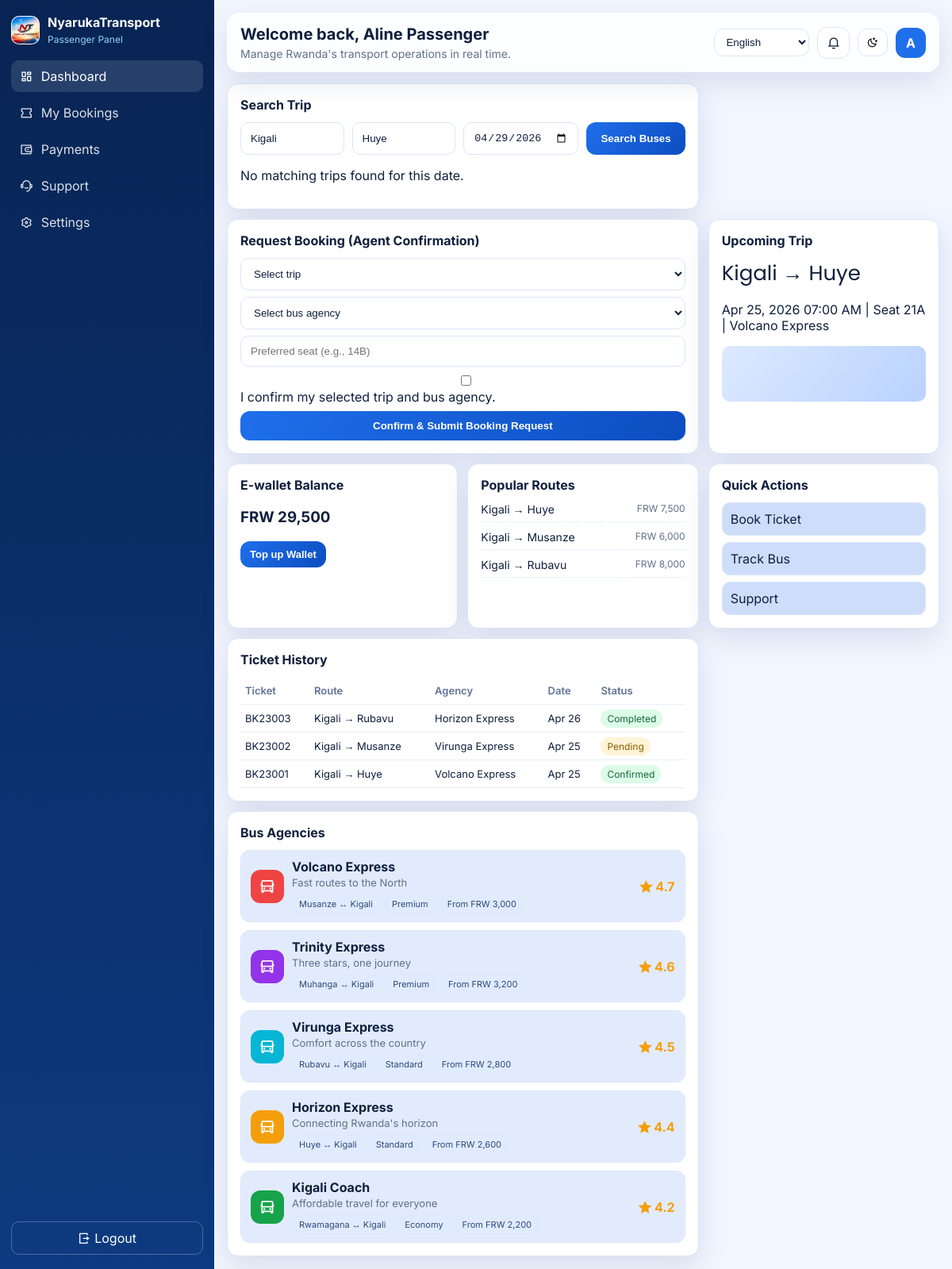
The app's page /passenger-dashboard.php (signed in) with its own data.
### tables this page shows
CREATE TABLE IF NOT EXISTS bookings (
    id INT AUTO_INCREMENT PRIMARY KEY,
    booking_code VARCHAR(30) NOT NULL UNIQUE,
    user_id INT NOT NULL,
    trip_id INT NOT NULL,
    agency_id INT NULL,
    seat_number VARCHAR(20) NOT NULL,
    amount_frw INT NOT NULL,
    booking_status ENUM('pending', 'confirmed', 'cancelled', 'completed') NOT NULL DEFAULT 'pending',
    created_at TIMESTAMP DEFAULT CURRENT_TIMESTAMP,
    FOREIGN KEY (user_id) REFERENCES users(id),
    FOREIGN KEY (trip_id) REFERENCES trips(id)
);

CREATE TABLE IF NOT EXISTS routes (
    id INT AUTO_INCREMENT PRIMARY KEY,
    origin VARCHAR(80) NOT NULL,
    destination VARCHAR(80) NOT NULL,
    distance_km INT NOT NULL,
    fare_frw INT NOT NULL
);

CREATE TABLE IF NOT EXISTS bus_agencies (
    id INT AUTO_INCREMENT PRIMARY KEY,
    agency_name VARCHAR(120) NOT NULL UNIQUE,
    tagline VARCHAR(255) NOT NULL,
    rating DECIMAL(2,1) NOT NULL DEFAULT 4.0,
    primary_color VARCHAR(20) NOT NULL DEFAULT '#1f6feb',
    route_focus VARCHAR(120) NOT NULL DEFAULT 'Rwanda Routes',
    service_level ENUM('Economy', 'Standard', 'Premium') NOT NULL DEFAULT 'Standard',
    price_from_frw INT NOT NULL DEFAULT 3000
);

### includes/db.php (called while the page is built, shortened)
<?php
require_once __DIR__ . '/config.php';
function db(): PDO
{
    static $pdo = null;
    if ($pdo instanceof PDO) {
        return $pdo;
    }
    $dsn = sprintf('mysql:host=%s;port=%d;dbname=%s;charset=utf8mb4', DB_HOST, DB_PORT, DB_NAME);
    $pdo = new PDO(
        $dsn,
        DB_USER,
        DB_PASS,
        [
            PDO::ATTR_ERRMODE => PDO::ERRMODE_EXCEPTION,
            PDO::ATTR_DEFAULT_FETCH_MODE => PDO::FETCH_ASSOC,
            PDO::ATTR_EMULATE_PREPARES => false,
        ]
    );
    return $pdo;
}

### includes/auth.php (called while the page is built, shortened)
<?php
require_once __DIR__ . '/db.php';
function current_user(): ?array
{
    return $_SESSION['user'] ?? null;
}
function require_auth(?string $role = null): array
{
    $user = current_user();
    return $user;
}

### includes/dashboard-data.php (called while the page is built, shortened)
<?php
require_once __DIR__ . '/db.php';
function format_frw(int|float $amount): string
{
    return 'FRW ' . number_format((float) $amount, 0, '.', ',');
}
function fetch_bus_agencies(): array
{
    try {
        $agencies = db()->query("
            SELECT
                id,
                agency_name,
                tagline,
                rating,
                primary_color,
                route_focus,
                service_level,
                price_from_frw
            FROM bus_agencies
            ORDER BY rating DESC, agency_name ASC
        ")->fetchAll();
        if ($agencies !== []) {
            return $agencies;
        }
    } catch (Throwable $e) {
    }
    return [
        ['id' => 1, 'agency_name' => 'Volcano Express', 'tagline' => 'Fast routes to the North', 'rating' => 4.7, 'primary_color' => '#ef4444', 'route_focus' => 'Musanze ↔ Kigali', 'service_level' => 'Premium', 'price_from_frw' => 3000],
        ['id' => 2, 'agency_name' => 'Virunga Express', 'tagline' => 'Comfort across the country', 'rating' => 4.5, 'primary_color' => '#06b6d4', 'route_focus' => 'Rubavu ↔ Kigali', 'service_level' => 'Standard', 'price_from_frw' => 2800],
        ['id' => 3, 'agency_name' => 'Horizon Express', 'tagline' => "Connecting Rwanda's horizon", 'rating' => 4.4, 'primary_color' => '#f59e0b', 'route_focus' => 'Huye ↔ Kigali', 'service_level' => 'Standard', 'price_from_frw' => 2600],
        ['id' => 4, 'agency_name' => 'Trinity Express', 'tagline' => 'Three stars, one journey', 'rating' => 4.6, 'primary_color' => '#9333ea', 'route_focus' => 'Muhanga ↔ Kigali', 'service_level' => 'Premium', 'price_from_frw' => 3200],
        ['id' => 5, 'agency_name' => 'Kigali Coach', 'tagline' => 'Affordable travel for everyone', 'rating' => 4.2, 'primary_color' => '#16a34a', 'route_focus' => 'Rwamagana ↔ Kigali', 'service_level' => 'Economy', 'price_from_frw' => 2200],
    ];
}
function fetch_passenger_snapshot(int $userId): array
{
    $upcoming = db()->prepare("
        SELECT
            b.booking_code,
            b.seat_number,
            b.amount_frw,
            r.origin,
            r.destination,
            COALESCE(a.agency_name, 'Agency TBD') AS agency_name,
            DATE_FORMAT(t.departure_time, '%b %d, %Y %h:%i %p') AS departure_label
        FROM bookings b
        JOIN trips t ON t.id = b.trip_id
        JOIN routes r ON r.id = t.route_id
        LEFT JOIN bus_agencies a ON a.id = b.agency_id
        WHERE b.user_id = :user_id
          AND b.booking_status IN ('pending', 'confirmed')
        ORDER BY t.departure_time ASC
        LIMIT 1
    ");
    $upcoming->execute([':user_id' => $userId]);
    $upcomingTrip = $upcoming->fetch() ?: null;
    $history = db()->prepare("
        SELECT
            b.booking_code,
            r.origin,
            r.destination,
            COALESCE(a.agency_name, '-') AS agency_name,
            DATE_FORMAT(t.departure_time, '%b %d') AS trip_date,
            b.booking_status
        FROM bookings b
        JOIN trips t ON t.id = b.trip_id
        JOIN routes r ON r.id = t.route_id
        LEFT JOIN bus_agencies a ON a.id = b.agency_id
        WHERE b.user_id = :user_id
        ORDER BY t.departure_time DESC
        LIMIT 8
    ");
    $history->execute([':user_id' => $userId]);
    $ticketHistory = $history->fetchAll();
    $popularRoutes = db()->query("
        SELECT
            r.origin,
            r.destination,
            r.fare_frw,
            COUNT(b.id) AS total_bookings
        FROM routes r
        LEFT JOIN trips t ON t.route_id = r.id
        LEFT JOIN bookings b ON b.trip_id = t.id
        GROUP BY r.id
        ORDER BY total_bookings DESC, r.id ASC
        LIMIT 5
    ")->fetchAll();
    $walletEstimate = db()->prepare("
        SELECT COALESCE(SUM(CASE WHEN booking_status IN ('confirmed', 'completed') THEN amount_frw ELSE 0 END), 0) AS spent
        FROM bookings
        WHERE user_id = :user_id
    ");
    $walletEstimate->execute([':user_id' => $userId]);
    $spent = (int) ($walletEstimate->fetchColumn() ?: 0);
    return [
        'upcoming_trip' => $upcomingTrip,
        'ticket_history' => $ticketHistory,
        'popular_routes' => $popularRoutes,
        'wallet_balance' => max(15000, 45000 - $spent),
    ];
}

### includes/config.php (called while the page is built, shortened)
<?php
function app_url(string $path = ''): string
{
    $normalizedPath = ltrim($path, '/');
    return rtrim(APP_URL, '/') . ($normalizedPath !== '' ? '/' . $normalizedPath : '');
}

### passenger-dashboard.php (the view, shortened to what this page needs)
<?php
require_once __DIR__ . '/includes/auth.php';
require_once __DIR__ . '/includes/layout.php';
require_once __DIR__ . '/includes/dashboard-data.php';
$user = require_auth('passenger');
$snapshot = fetch_passenger_snapshot((int) $user['id']);
$agencies = fetch_bus_agencies();
$upcoming = $snapshot['upcoming_trip'];
$from = trim((string) ($_GET['from'] ?? 'Kigali'));
$to = trim((string) ($_GET['to'] ?? 'Huye'));
$date = trim((string) ($_GET['date'] ?? date('Y-m-d')));
$searchStmt = db()->prepare("
    SELECT t.id, r.origin, r.destination, DATE_FORMAT(t.departure_time, '%b %d, %Y %h:%i %p') AS departure_label, r.fare_frw
    FROM trips t
    JOIN routes r ON r.id = t.route_id
    WHERE r.origin LIKE :origin
      AND r.destination LIKE :destination
      AND DATE(t.departure_time) = :trip_date
    ORDER BY t.departure_time ASC
");
$searchStmt->execute([
    ':origin' => '%' . $from . '%',
    ':destination' => '%' . $to . '%',
    ':trip_date' => $date,
]);
$tripSearchResults = $searchStmt->fetchAll();
?>
<section class="content-grid passenger-grid">
    <article class="card panel-wide">
        <div class="card-head"><h4>Search Trip</h4></div>
        <form class="trip-form" method="get">
            <input type="text" name="from" value="<?= htmlspecialchars($from) ?>" aria-label="From">
            <input type="text" name="to" value="<?= htmlspecialchars($to) ?>" aria-label="To">
            <input type="date" name="date" value="<?= htmlspecialchars($date) ?>" aria-label="Date">
            <button class="primary-btn" type="submit">Search Buses</button>
        </form>
        <div class="search-results">
            <?php if ($tripSearchResults === []): ?>
                <p>No matching trips found for this date.</p>
            <?php endif; ?>
        </div>
    </article>
    <article class="card panel-wide">
        <div class="card-head"><h4>Request Booking (Agent Confirmation)</h4></div>
        <form class="stack-form" method="post">
            <select name="trip_id" required>
                <option value="">Select trip</option>
            </select>
            <select name="agency_id" required>
                <option value="">Select bus agency</option>
            </select>
            <input type="text" name="seat_number" placeholder="Preferred seat (e.g., 14B)" required>
            <label>
                <input type="checkbox" name="confirm_details" value="1" required>
                I confirm my selected trip and bus agency.
            </label>
            <button class="primary-btn" type="submit" name="request_booking">Confirm & Submit Booking Request</button>
        </form>
    </article>
    <article class="card">
        <div class="card-head"><h4>Upcoming Trip</h4></div>
        <?php if ($upcoming): ?>
            <p class="route-main"><?= htmlspecialchars((string) $upcoming['origin'] . ' → ' . (string) $upcoming['destination']) ?></p>
            <p><?= htmlspecialchars((string) $upcoming['departure_label']) ?> | Seat <?= htmlspecialchars((string) $upcoming['seat_number']) ?> | <?= htmlspecialchars((string) $upcoming['agency_name']) ?></p>
        <?php else: ?>
            <p class="route-main">No upcoming trip</p>
            <p>Book your next journey in a few taps.</p>
        <?php endif; ?>
        <div class="mini-bus"></div>
    </article>
    <article class="card">
        <div class="card-head"><h4>E-wallet Balance</h4></div>
        <h3><?= htmlspecialchars(format_frw((int) $snapshot['wallet_balance'])) ?></h3>
        <button class="primary-btn small">Top up Wallet</button>
    </article>
    <article class="card">
        <div class="card-head"><h4>Popular Routes</h4></div>
        <ul class="list-lines">
            <?php if ($snapshot['popular_routes'] === []): ?>
                <li>Routes will appear once bookings start <span>FRW 0</span></li>
            <?php else: ?>
                <?php foreach ($snapshot['popular_routes'] as $route): ?>
                    <li>
                        <?= htmlspecialchars((string) $route['origin'] . ' → ' . (string) $route['destination']) ?>
                        <span><?= htmlspecialchars(format_frw((int) $route['fare_frw'])) ?></span>
                    </li>
                <?php endforeach; ?>
            <?php endif; ?>
        </ul>
    </article>
    <article class="card">
        <div class="card-head"><h4>Quick Actions</h4></div>
        <div class="quick-actions">
            <a href="<?= app_url('role-panel.php?view=bookings') ?>">Book Ticket</a>
            <a href="<?= app_url('role-panel.php?view=bookings') ?>" title="Live booking updates">Track Bus</a>
            <a href="<?= app_url('role-panel.php?view=support') ?>">Support</a>
        </div>
    </article>
    <article class="card panel-wide table-card">
        <div class="card-head"><h4>Ticket History</h4></div>
        <table>
            <thead>
            <tr><th>Ticket</th><th>Route</th><th>Agency</th><th>Date</th><th>Status</th></tr>
            </thead>
            <tbody>
            <?php if ($snapshot['ticket_history'] === []): ?>
                <tr><td colspan="5">No ticket history yet.</td></tr>
            <?php else: ?>
                <?php foreach ($snapshot['ticket_history'] as $ticket): ?>
                    <?php
                    $status = (string) $ticket['booking_status'];
                    $statusClass = $status === 'cancelled' ? 'danger' : ($status === 'pending' ? 'warn' : 'ok');
                    ?>
                    <tr>
                        <td><?= htmlspecialchars((string) $ticket['booking_code']) ?></td>
                        <td><?= htmlspecialchars((string) $ticket['origin'] . ' → ' . (string) $ticket['destination']) ?></td>
                        <td><?= htmlspecialchars((string) $ticket['agency_name']) ?></td>
                        <td><?= htmlspecialchars((string) $ticket['trip_date']) ?></td>
                        <td><span class="status <?= $statusClass ?>"><?= ucfirst($status) ?></span></td>
                    </tr>
                <?php endforeach; ?>
            <?php endif; ?>
            </tbody>
        </table>
    </article>
    <article class="card panel-wide">
        <div class="card-head"><h4>Bus Agencies</h4></div>
        <div class="agencies-grid">
            <?php foreach ($agencies as $agency): ?>
                <div class="agency-card">
                    <div class="agency-icon" style="background: <?= htmlspecialchars((string) $agency['primary_color']) ?>;">
                        <i class="ri-bus-2-line"></i>
                    </div>
                    <div>
                        <strong><?= htmlspecialchars((string) $agency['agency_name']) ?></strong>
                        <p><?= htmlspecialchars((string) $agency['tagline']) ?></p>
                        <div class="agency-tags">
                            <span><?= htmlspecialchars((string) $agency['route_focus']) ?></span>
                            <span><?= htmlspecialchars((string) $agency['service_level']) ?></span>
                            <span>From <?= htmlspecialchars(format_frw((int) $agency['price_from_frw'])) ?></span>
                        </div>
                    </div>
                    <span class="agency-rating"><i class="ri-star-fill"></i> <?= number_format((float) $agency['rating'], 1) ?></span>
                </div>
            <?php endforeach; ?>
        </div>
    </article>
</section>

### records on screen
bookings: booking_code "BK23003", routes.origin+destination "Kigali → Rubavu", agency_name "Horizon Express", trip_date "Apr 26", booking_status "Completed"
bookings: booking_code "BK23002", routes.origin+destination "Kigali → Musanze", agency_name "Virunga Express", trip_date "Apr 25", booking_status "Pending"
bookings: booking_code "BK23001", routes.origin+destination "Kigali → Huye", agency_name "Volcano Express", trip_date "Apr 25", booking_status "Confirmed"
bus_agencies: agency_name "Volcano Express", tagline "Fast routes to the North", route_focus "Musanze ↔ Kigali", service_level "Premium", price_from_frw "FRW 3,000", rating "4.7"
bus_agencies: agency_name "Trinity Express", tagline "Three stars, one journey", route_focus "Muhanga ↔ Kigali", service_level "Premium", price_from_frw "FRW 3,200", rating "4.6"
bus_agencies: agency_name "Virunga Express", tagline "Comfort across the country", route_focus "Rubavu ↔ Kigali", service_level "Standard", price_from_frw "FRW 2,800", rating "4.5"
bus_agencies: agency_name "Horizon Express", tagline "Connecting Rwanda's horizon", route_focus "Huye ↔ Kigali", service_level "Standard", price_from_frw "FRW 2,600", rating "4.4"
bus_agencies: agency_name "Kigali Coach", tagline "Affordable travel for everyone", route_focus "Rwamagana ↔ Kigali", service_level "Economy", price_from_frw "FRW 2,200", rating "4.2"

### other values on screen
APP_NAME "NyarukaTransport"
$user['role'] "Passenger"
t('panel') "Panel"
$item['label'] "Dashboard"
$item['label'] "My Bookings"
$item['label'] "Payments"
$item['label'] "Support"
$item['label'] "Settings"
t('logout') "Logout"
t('welcome_back') "Welcome back"
$user['full_name'] "Aline Passenger"
t('topbar_subtitle') "Manage Rwanda's transport operations in real time."
substr($user['full_name'], 0, 1) "A"
$upcoming['departure_label'] "Apr 25, 2026 07:00 AM"
$upcoming['seat_number'] "21A"
